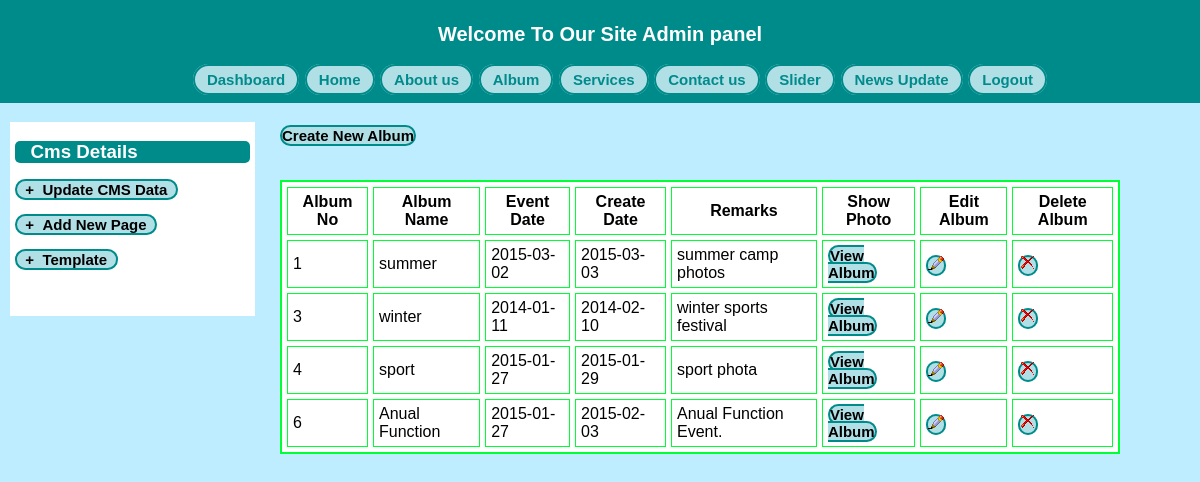
Screenshot of /adminuser/album_display.php (signed in) with the database file from the repository.
### tables this page shows
CREATE TABLE IF NOT EXISTS `albums` (
  `albumno` int(11) NOT NULL AUTO_INCREMENT,
  `albumname` varchar(50) NOT NULL,
  `eventdate` date NOT NULL,
  `createdate` date NOT NULL,
  `remarks` varchar(50) NOT NULL,
  PRIMARY KEY (`albumno`),
  UNIQUE KEY `albumname` (`albumname`)
);

### adminuser/album_display.php (the view, shortened to what this page needs)
<?php
include("header.php");
include("product_box.php");
?>
<html>
<head>
</head>
<body>
<b><a href="album_create.php">Create New Album</a></b>
<br>
<br>
<br>
<table border='2' cellpadding="5" cellspacing="5" bgcolor="azure" bordercolor="#00FF33">
<tr><b><i>
<th>Album No</th>
<th>Album Name</th>
<th>Event Date</th>
<th>Create Date</th>
<th>Remarks</th>
<th>Show Photo</th>
<th>Edit Album</th>
<th>Delete Album</th></i></b>
</tr>
<?php
	$query="select * from albums";
	$result=mysql_query($query);
	while($row=mysql_fetch_array($result))
	{
		?>
		<tr>
		<td><?php echo $no=$row[0] ?></td>
		<td><?php echo $name=$row[1] ?></td>
		<td><?php echo $row[2] ?></td>
		<td><?php echo $row[3] ?></td>
		<td><?php echo $row[4] ?></td>
		<td><a href="album_view.php?no=<?php echo $no;?>">View Album</a></td>
		<td><a href="album_update.php?no=<?php echo $no;?>"><img src="images/edit.png" border="0"></a></td>
		<td><a href="album_delete.php?no=<?php echo $no;?>"><img src="images/drop.png" border="0"></a></td>
		</tr>
<?php
		}
?>
</table>
</body>
</html>

### adminuser/adminstyle.css (style rules this page uses)
body { font-family: Arial, Helvetica, sans-serif; background-color:#BDEDFF; margin:0 auto; }
table { background-color:#FFFFFF; }
td { font-family: Arial, Helvetica, sans-serif; }
th { font-family: Arial, Helvetica, sans-serif; }
a { background:powderblue; color:black; cusrsor:pointer; text-decoration:none; font-weight:bold; font-size:15px; border:2px solid darkcyan;border-radius:20px; }

### rows the page displays
albums: albumno "1", albumname "summer", eventdate "2015-03-02", createdate "2015-03-03", remarks "summer camp photos"
albums: albumno "3", albumname "winter", eventdate "2014-01-11", createdate "2014-02-10", remarks "winter sports festival"
albums: albumno "4", albumname "sport", eventdate "2015-01-27", createdate "2015-01-29", remarks "sport phota"
albums: albumno "6", albumname "Anual Function", eventdate "2015-01-27", createdate "2015-02-03", remarks "Anual Function Event."
